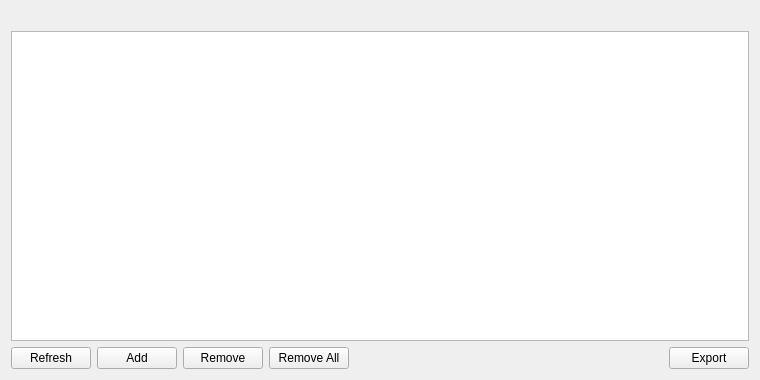
<?xml version="1.0" encoding="UTF-8"?>
<ui version="4.0">
 <class>EditWhitelistOfferDialog</class>
 <widget class="QWidget" name="EditWhitelistOfferDialog">
  <property name="geometry">
   <rect>
    <x>0</x>
    <y>0</y>
    <width>760</width>
    <height>380</height>
   </rect>
  </property>
  <property name="windowTitle">
   <string>Manage Affiliates</string>
  </property>
  <layout class="QVBoxLayout" name="verticalLayout">
   <item>
    <widget class="QLabel" name="labelExplanation">
     <property name="textFormat">
      <enum>Qt::PlainText</enum>
     </property>
     <property name="wordWrap">
      <bool>true</bool>
     </property>
    </widget>
   </item>
   <item>
    <widget class="QTableView" name="tableView">
     <property name="contextMenuPolicy">
      <enum>Qt::CustomContextMenu</enum>
     </property>
     <property name="toolTip">
      <string/>
     </property>
     <property name="tabKeyNavigation">
      <bool>false</bool>
     </property>
     <property name="alternatingRowColors">
      <bool>true</bool>
     </property>
     <property name="selectionMode">
      <enum>QAbstractItemView::SingleSelection</enum>
     </property>
     <property name="selectionBehavior">
      <enum>QAbstractItemView::SelectRows</enum>
     </property>
     <property name="sortingEnabled">
      <bool>true</bool>
     </property>
     <attribute name="verticalHeaderVisible">
      <bool>false</bool>
     </attribute>
    </widget>
   </item>
   <item>
    <layout class="QHBoxLayout" name="horizontalLayout">
     <item>
      <widget class="QPushButton" name="refreshButton">
       <property name="maximumSize">
        <size>
         <width>16777215</width>
         <height>48</height>
        </size>
       </property>
       <property name="toolTip">
        <string>Refresh affiliate list</string>
       </property>
       <property name="text">
        <string>Refresh</string>
       </property>
      </widget>
     </item>
     <item>
      <widget class="QPushButton" name="newEntry">
       <property name="toolTip">
        <string>Add a new affiliate</string>
       </property>
       <property name="text">
        <string>Add</string>
       </property>
      </widget>
     </item>
     <item>
      <widget class="QPushButton" name="removeButton">
       <property name="toolTip">
        <string>Remove an affiliate</string>
       </property>
       <property name="text">
        <string>Remove</string>
       </property>
      </widget>
     </item>
     <item>
      <widget class="QPushButton" name="removeAllButton">
       <property name="toolTip">
        <string>Remove all affiliates</string>
       </property>
       <property name="text">
        <string>Remove All</string>
       </property>
      </widget>
     </item>
     <item>
      <spacer name="horizontalSpacer">
       <property name="orientation">
        <enum>Qt::Horizontal</enum>
       </property>
       <property name="sizeHint" stdset="0">
        <size>
         <width>40</width>
         <height>20</height>
        </size>
       </property>
      </spacer>
     </item>
     <item>
      <widget class="QPushButton" name="exportButton">
       <property name="toolTip">
        <string>Export the data in the current tab to a file</string>
       </property>
       <property name="text">
        <string>Export</string>
       </property>
      </widget>
     </item>
    </layout>
   </item>
  </layout>
 </widget>
 <resources>
  <include location="../dynamic.qrc"/>
 </resources>
 <connections/>
</ui>
